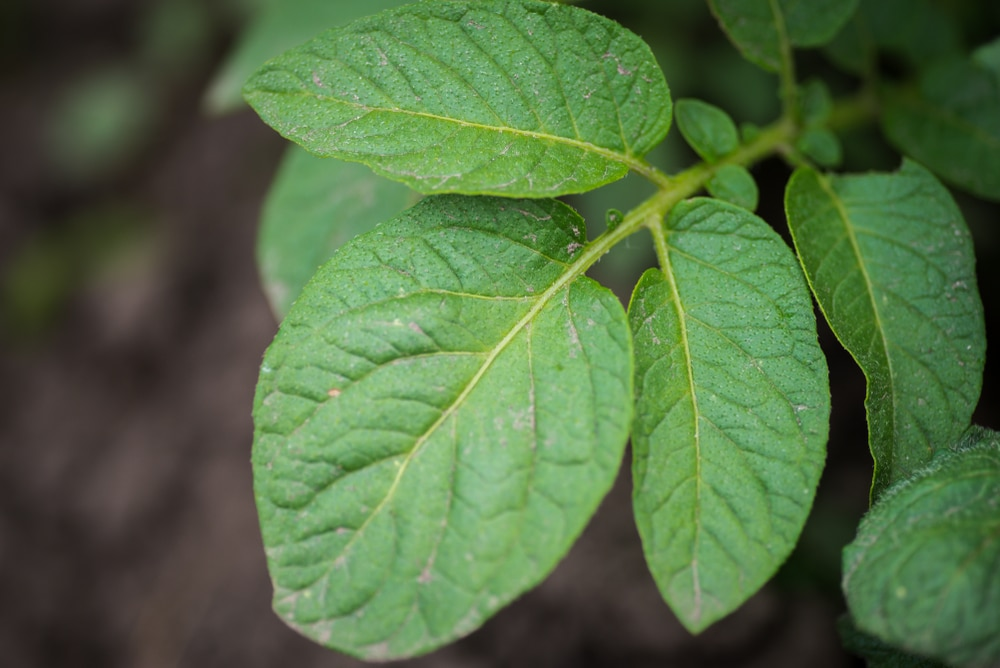
%> input picture test_data/healthy/test_healthy.jpg, 1000 x 668 px; its folder holds only this picture in this run
$ octave features_extract.m   (GNU Octave 9; MATLAB toolbox functions it lacks are replaced by stand-ins)
%> lines starting %> are read from the running program, lines starting %| are printed output that depends on the picture; in (x1, y1, x2, y2) boxes, pixels count from 0 and x2, y2 are one past the last pixel; in counts of white or black regions, pixels touching at a corner belong together; the program's own positions count from 1
%% Perform edge detection with Sobel mask
clear all;

features_tab = [];


for m = 1:2
    if m == 1
        myFolder = 'potato_dataset\train\healthy';
    else
        myFolder = 'potato_dataset\train\blight';
    end

    filePattern = fullfile(myFolder, '*.JPG'); % Change to whatever pattern you need.
    theFiles = dir(filePattern);

    for k = 1 : length(theFiles)
        features = [];

        file = fullfile(theFiles(k).folder, theFiles(k).name);
        img = imread(file);
%> img is the input picture: size 668x1000x3 uint8; mean R, G, B 81.6, 108.1, 66.7
        img_gray = rgb2gray(img);
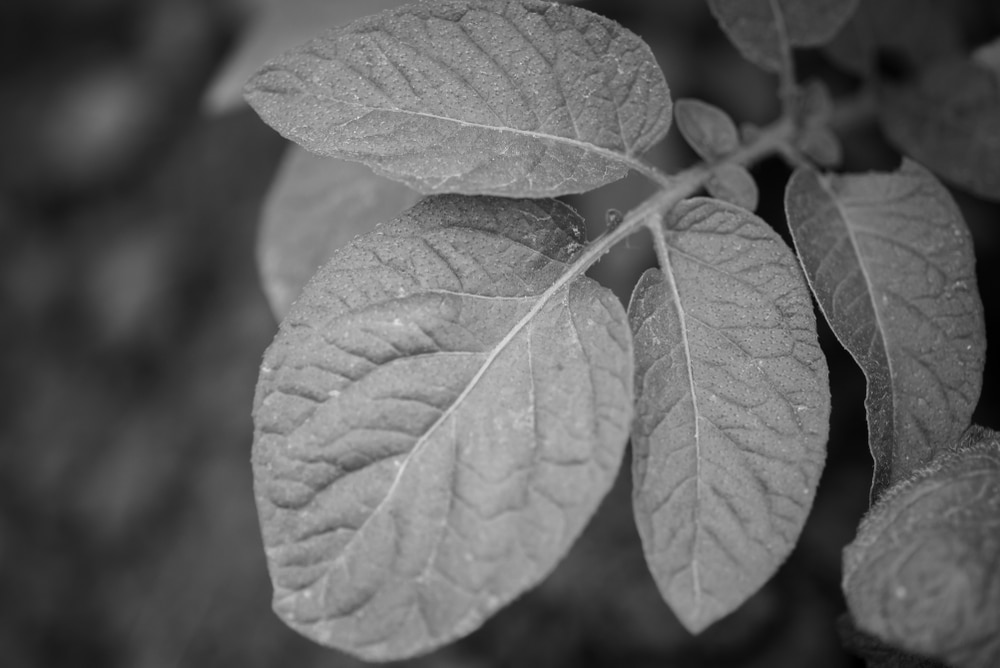
%> img_gray: size 668x1000 uint8; min 0, max 234, mean 95.5

        map = img_gray <= 20;
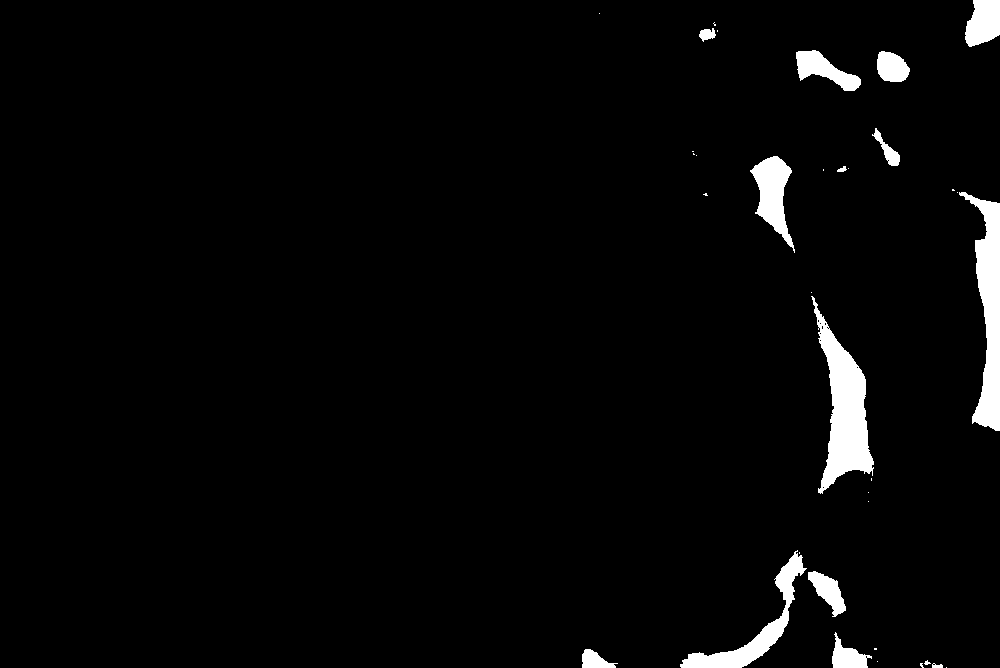
%> map: size 668x1000 logical; 3% white; 35 white regions (21 under 20 px), largest, box (x1, y1, x2, y2) and area: (811, 296, 874, 494) 5164, (959, 192, 1000, 431) 4392, (680, 550, 807, 668) 2716
        new_value = img_gray(1, 1);
%> new_value = 28

        for i = 1:256
            for j = 1:256
                if map(i, j) == 1
                    img_gray(i, j) = new_value;
                end
            end
        end

        img_gauss = imgaussfilt(img_gray, 3);

        numColors = [2, 3, 4, 5];
%> (the run ends here)
